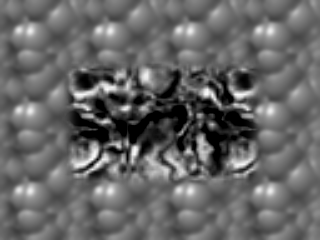
#> input picture Motion Detection/input_images/TestSeq/ShiftR2.png, 320 x 240 px, given in place of Shift0.png, which was not available
$ python experiment.py   (older library calls are emulated)
#> lines starting #> are read from the running program, lines starting #| are printed output that depends on the picture; pictures that were not available may be replaced by others from this repository, and a replacement may not be noted
### Motion Detection/ps4.py
"""Problem Set 4: Motion Detection"""

import numpy as np
import cv2
import os


# Utility function
# [17 lines left out: function normalize_and_scale, not called in this run]


# Assignment code
def gradient_x(image):
    """Computes image gradient in X direction.

    Use cv2.Sobel to help you with this function. Additionally you
    should set cv2.Sobel's 'scale' parameter to one eighth and ksize
    to 3.

    Args:
        image (numpy.array): grayscale floating-point image with values in [0.0, 1.0].

    Returns:
        numpy.array: image gradient in the X direction. Output
                     from cv2.Sobel.
    """

    return cv2.Sobel(image, cv2.CV_64F, 1, 0, ksize=3, scale=1./8)


def gradient_y(image):
    """Computes image gradient in Y direction.

    Use cv2.Sobel to help you with this function. Additionally you
    should set cv2.Sobel's 'scale' parameter to one eighth and ksize
    to 3.

    Args:
        image (numpy.array): grayscale floating-point image with values in [0.0, 1.0].

    Returns:
        numpy.array: image gradient in the Y direction.
                     Output from cv2.Sobel.
    """

    return cv2.Sobel(image, cv2.CV_64F, 0, 1, ksize=3, scale=1./8)


def optic_flow_lk(img_a, img_b, k_size, k_type, sigma=1):
    """Computes optic flow using the Lucas-Kanade method.

    For efficiency, you should apply a convolution-based method.

    Note: Implement this method using the instructions in the lectures
    and the documentation.

    You are not allowed to use any OpenCV functions that are related
    to Optic Flow.

    Args:
        img_a (numpy.array): grayscale floating-point image with
                             values in [0.0, 1.0].
        img_b (numpy.array): grayscale floating-point image with
                             values in [0.0, 1.0].
        k_size (int): size of averaging kernel to use for weighted
                      averages. Here we assume the kernel window is a
                      square so you will use the same value for both
                      width and height.
        k_type (str): type of kernel to use for weighted averaging,
                      'uniform' or 'gaussian'. By uniform we mean a
                      kernel with the only ones divided by k_size**2.
                      To implement a Gaussian kernel use
                      cv2.getGaussianKernel. The autograder will use
                      'uniform'.
        sigma (float): sigma value if gaussian is chosen. Default
                       value set to 1 because the autograder does not
                       use this parameter.

    Returns:
        tuple: 2-element tuple containing:
            U (numpy.array): raw displacement (in pixels) along
                             X-axis, same size as the input images,
                             floating-point type.
            V (numpy.array): raw displacement (in pixels) along
                             Y-axis, same size and type as U.
    """
    h, w = img_b.shape
    Ix = gradient_x(img_a)
    Iy = gradient_y(img_a)
    It = img_b - img_a
    grads = [Ix*Ix, Ix*Iy, Ix*It, Iy*Ix, Iy*Iy, Iy*It]

    kernel = np.ones((k_size, k_size)) / (k_size**2)  # default: uniform
    if k_type == 'gaussian':
        kernel = cv2.getGaussianKernel(k_size, sigma=sigma)
        kernel = kernel * kernel.T

    sum_grads = []
    for grad in grads:
        sum_grads.append(cv2.filter2D(grad, -1, kernel))
    sum_grads = np.array(sum_grads).reshape((2, 3, h, w)).transpose((2,3,0,1))

    A, b = sum_grads[:, :, :, 0:2], -1*sum_grads[:, :, :, 2]
    det = np.linalg.det(A)
    det[np.where(det == 0.0)] = np.inf

    u = (A[:, :, 1, 1] * b[:, :, 0] + -1*A[:, :, 0, 1] * b[:, :, 1]) / det
    v = (-1*A[:, :, 1, 0] * b[:, :, 0] + A[:, :, 0, 0] * b[:, :, 1]) / det
    return u, v


# [207 lines left out: functions reduce_image, gaussian_pyramid, create_combined_img, expand_image, laplacian_pyramid, warp and 2 more, not called in this run]

### Motion Detection/experiment.py
"""Problem Set 4: Motion Detection"""

import cv2
import os
import numpy as np

import ps4

# I/O directories
input_dir = "input_images"
output_dir = "output"


# [21 lines left out: function frame_interpolation, not called in this run]


def get_optic_flow(img1, img2, k_size, out, smooth, sigmaX):
    my_img1 = cv2.GaussianBlur(img1, smooth, sigmaX)
    my_img2 = cv2.GaussianBlur(img2, smooth, sigmaX)
    k_type = ""  # TODO: Select a kernel type
    sigma = 0  # TODO: Select a sigma value if you are using a gaussian kernel
    u, v = ps4.optic_flow_lk(my_img1, my_img2, k_size, k_type, sigma)

    # Flow image
    u_v = quiver(u, v, scale=1, stride=10)
    cv2.imwrite(os.path.join(output_dir, out), u_v)


# Utility code
def quiver(u, v, scale, stride, color=(0, 255, 0)):

    img_out = np.zeros((v.shape[0], u.shape[1], 3), dtype=np.uint8)

    for y in range(0, v.shape[0], stride):

        for x in range(0, u.shape[1], stride):
            try:
                cv2.line(img_out, (x, y), (x + int(u[y, x] * scale),
                                           y + int(v[y, x] * scale)), color, 1)
                cv2.circle(img_out, (x + int(u[y, x] * scale),
                                     y + int(v[y, x] * scale)), 1, color, 1)
            except:
                print(u[y, x], v[y, x])

    return img_out


# Functions you need to complete:

# [42 lines left out: function scale_u_and_v, not called in this run]


def part_1a():

    shift_0 = cv2.imread(os.path.join(input_dir, 'TestSeq',
                                      'Shift0.png'), 0) / 255.
#> shift_0: shape (240, 320) float64; min 0, max 0.992, mean 0.4
    shift_r2 = cv2.imread(os.path.join(input_dir, 'TestSeq',
                                       'ShiftR2.png'), 0) / 255.
    shift_r5_u5 = cv2.imread(os.path.join(input_dir, 'TestSeq',
                                          'ShiftR5U5.png'), 0) / 255.
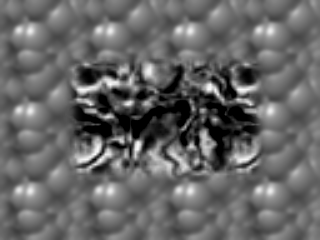
#> input picture Motion Detection/input_images/TestSeq/ShiftR5U5.png, 320 x 240 px
#> shift_r5_u5: shape (240, 320) float64; min 0, max 0.992, mean 0.4

    # Optional: smooth the images if LK doesn't work well on raw images
    shift_0_smooth = cv2.GaussianBlur(shift_0, (9, 9), 0)
    shift_r2_smooth = cv2.GaussianBlur(shift_r2, (9, 9), 0)
    k_size = 21  # TODO: Select a kernel size
    k_type = ""  # TODO: Select a kernel type
    sigma = 0  # TODO: Select a sigma value if you are using a gaussian kernel
    u, v = ps4.optic_flow_lk(shift_0_smooth, shift_r2_smooth, k_size, k_type, sigma)
#> in gradient_y, `return cv2.Sobel(image, cv2.CV_64F, 0, 1, ksize=3, scale=1./8)`:
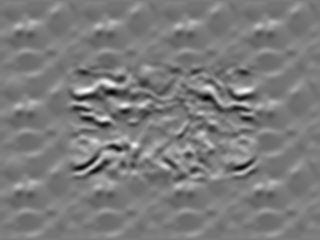
#> returned value: shape (240, 320) float64; min -0.139, max 0.146, mean -9.79e-05; drawn with min black and max white
#> in optic_flow_lk, `It = img_b - img_a`: It: shape (240, 320) float64; every value is 0
#> the loop in optic_flow_lk, `for grad in grads:` made 6 passes
#> after the loop in optic_flow_lk, `for grad in grads:`: sum_grads = 6 items
#> in optic_flow_lk, `u = (A[:, :, 1, 1] * b[:, :, 0] + -1*A[:, :, 0, 1] * b[:, :, 1]) / det`: u: shape (240, 320) float64; every value is 0

    # Flow image
    u_v = quiver(u, v, scale=3, stride=10)
    cv2.imwrite(os.path.join(output_dir, "ps4-1-a-1.png"), u_v)

    # Now let's try with ShiftR5U5. You may want to try smoothing the
    # input images first.
    shift_r5_u5_smooth = cv2.GaussianBlur(shift_r5_u5, (9, 9), 0)
    k_size = 77 # TODO: Select a kernel size
    k_type = ""  # TODO: Select a kernel type
    sigma = 0 # TODO: Select a sigma value if you are using a gaussian kernel
    u, v = ps4.optic_flow_lk(shift_0_smooth, shift_r5_u5_smooth, k_size, k_type, sigma)
#> the loop in optic_flow_lk (call 2), `for grad in grads:` made 6 passes

    # Flow image
    u_v = quiver(u, v, scale=3, stride=10)
    cv2.imwrite(os.path.join(output_dir, "ps4-1-a-2.png"), u_v)


def part_1b():
    """Performs the same operations applied in part_1a using the images
    ShiftR10, ShiftR20 and ShiftR40.

    You will compare the base image Shift0.png with the remaining
    images located in the directory TestSeq:
    - ShiftR10.png
    - ShiftR20.png
    - ShiftR40.png

    Make sure you explore different parameters and/or pre-process the
    input images to improve your results.

    In this part you should save the following images:
    - ps4-1-b-1.png
    - ps4-1-b-2.png
    - ps4-1-b-3.png

    Returns:
        None
    """
    shift_0 = cv2.imread(os.path.join(input_dir, 'TestSeq',
                                      'Shift0.png'), 0) / 255.
    shift_r10 = cv2.imread(os.path.join(input_dir, 'TestSeq',
                                        'ShiftR10.png'), 0) / 255.
    shift_r20 = cv2.imread(os.path.join(input_dir, 'TestSeq',
                                        'ShiftR20.png'), 0) / 255.
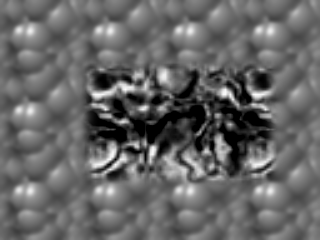
#> input picture Motion Detection/input_images/TestSeq/ShiftR20.png, 320 x 240 px
#> shift_r20: shape (240, 320) float64; min 0, max 0.992, mean 0.399
    shift_r40 = cv2.imread(os.path.join(input_dir, 'TestSeq',
                                        'ShiftR40.png'), 0) / 255.
    s_size, sigmaX = (29, 29), 17
    get_optic_flow(shift_0, shift_r10, 51, "ps4-1-b-1.png", s_size, sigmaX)
    get_optic_flow(shift_0, shift_r20, 55, "ps4-1-b-2.png", s_size, sigmaX)
#> call 4 of optic_flow_lk, with k_size = 55, k_type = '', sigma = 0
#> in optic_flow_lk (call 4), `It = img_b - img_a`:
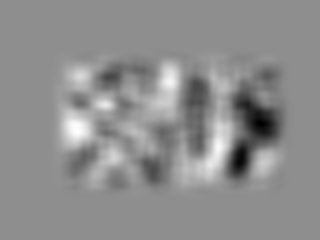
#> It: shape (240, 320) float64; min -0.254, max 0.201, mean -9.84e-05; drawn with min black and max white
#> the loop in optic_flow_lk (call 4), `for grad in grads:` made 6 passes
    get_optic_flow(shift_0, shift_r40, 69, "ps4-1-b-3.png", s_size, sigmaX)
#> the loop in optic_flow_lk (call 5), `for grad in grads:` made 6 passes
#> in optic_flow_lk (call 5), `u = (A[:, :, 1, 1] * b[:, :, 0] + -1*A[:, :, 0, 1] * b[:, :, 1]) / det`:
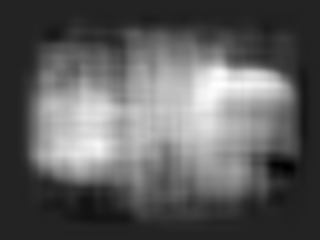
#> u: shape (240, 320) float64; min -0.537, max 3.37, mean 0.9; drawn with min black and max white
#> in optic_flow_lk (call 5), `v = (-1*A[:, :, 1, 0] * b[:, :, 0] + A[:, :, 0, 0] * b[:, :, 1]) / det`:
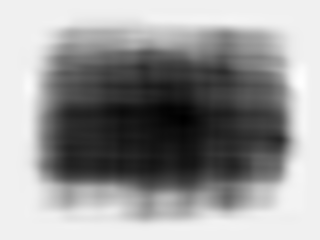
#> v: shape (240, 320) float64; min -5.05, max 0.31, mean -1.85; drawn with min black and max white
#> after the loop in quiver (call 5), `for y in range(0, v.shape[0], stride):`:
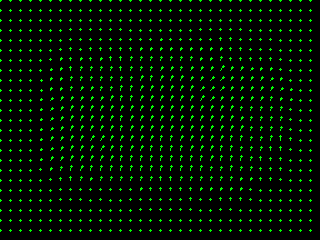
#> img_out: shape (240, 320, 3); mean of channels 0, 1, 2 0, 15.7, 0; drawn as B, G, R


def part_2():

#> (the run stopped early here; a loop or call above may not have finished)
